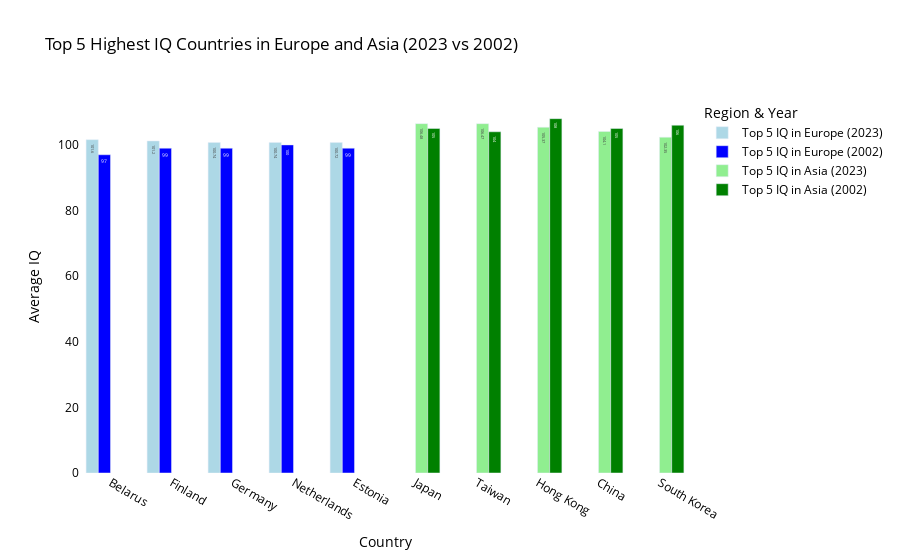

Notebook source saved alongside this figure:
### Markdown cell above
Top IQ Countries:
Japan (106.48) and Taiwan (106.47) now lead, while Hong Kong and Singapore saw slight declines.
South Korea dropped out of the top 5, replaced by Taiwan.
Lowest IQ Countries:

IQ scores at the lower end have declined significantly.
Sierra Leone and Liberia (45.07) now have the lowest IQs, a sharp drop from 2002’s lowest (62).

### Code cell
# Filter Top-5 for Europe and Asia
df_europe_2023 = df[df['Continent'] == 'Europe'].nlargest(5, AverageIQColName)
df_asia_2023 = df[df['Continent'] == 'Asia'].nlargest(5, AverageIQColName)

# Compare with 2002
df_europe_2002 = df_2002[df_2002[CountryColName].isin(df_europe_2023[CountryColName])]
df_asia_2002 = df_2002[df_2002[CountryColName].isin(df_asia_2023[CountryColName])]

fig = go.Figure()

# Top-5 IQ in Europe (2023)
fig.add_trace(go.Bar(
    x=df_europe_2023[CountryColName],
    y=df_europe_2023[AverageIQColName],
    name='Top 5 IQ in Europe (2023)',
    marker=dict(color='lightblue'),
    text=df_europe_2023[AverageIQColName],  
    hoverinfo='text+y'
))

# Top-5 IQ in Europe (2002)
fig.add_trace(go.Bar(
    x=df_europe_2002[CountryColName],
    y=df_europe_2002[AverageIQColName],
    name='Top 5 IQ in Europe (2002)',
    marker=dict(color='blue'),
    text=df_europe_2002[AverageIQColName],  
    hoverinfo='text+y'
))

# Top-5 in Asia (2023)
fig.add_trace(go.Bar(
    x=df_asia_2023[CountryColName],
    y=df_asia_2023[AverageIQColName],
    name='Top 5 IQ in Asia (2023)',
    marker=dict(color='Lightgreen'),
    text=df_asia_2023[AverageIQColName],  
    hoverinfo='text+y'
))

# Top-5 in Asia (2002)
fig.add_trace(go.Bar(
    x=df_asia_2002[CountryColName],
    y=df_asia_2002[AverageIQColName],
    name='Top 5 IQ in Asia (2002)',
    marker=dict(color='green'),
    text=df_asia_2002[AverageIQColName],  
    hoverinfo='text+y'
))

# Create visualisation
fig.update_layout(
    title="Top 5 Highest IQ Countries in Europe and Asia (2023 vs 2002)",
    xaxis_title=CountryColName,
    yaxis_title=AverageIQColName,
    barmode='group', 
    plot_bgcolor='white',
    paper_bgcolor='white',
    font=dict(color='black'),
    legend_title="Region & Year"
)

pyo.init_notebook_mode(connected=True)
pyo.iplot(fig)

### Figure 1 — Plotly figure (JSON) as saved in the notebook; plotly's stock layout.template omitted (floating-point values rounded to 4 significant figures)
{"data": [{"hoverinfo": "text+y", "marker": {"color": "lightblue"}, "name": "Top 5 IQ in Europe (2023)", "text": [101.6, 101.2, 100.7, 100.7, 100.7], "type": "bar", "x": ["Belarus", "Finland", "Germany", "Netherlands", "Estonia"], "y": [101.6, 101.2, 100.7, 100.7, 100.7]}, {"hoverinfo": "text+y", "marker": {"color": "blue"}, "name": "Top 5 IQ in Europe (2002)", "text": [100.0, 99.0, 99.0, 99.0, 97.0], "type": "bar", "x": ["Netherlands", "Estonia", "Finland", "Germany", "Belarus"], "y": [100, 99, 99, 99, 97]}, {"hoverinfo": "text+y", "marker": {"color": "Lightgreen"}, "name": "Top 5 IQ in Asia (2023)", "text": [106.5, 106.5, 105.4, 104.1, 102.3], "type": "bar", "x": ["Japan", "Taiwan", "Hong Kong", "China", "South Korea"], "y": [106.5, 106.5, 105.4, 104.1, 102.3]}, {"hoverinfo": "text+y", "marker": {"color": "green"}, "name": "Top 5 IQ in Asia (2002)", "text": [108.0, 106.0, 105.0, 105.0, 104.0], "type": "bar", "x": ["Hong Kong", "South Korea", "Japan", "China", "Taiwan"], "y": [108, 106, 105, 105, 104]}], "layout": {"barmode": "group", "font": {"color": "black"}, "legend": {"title": {"text": "Region & Year"}}, "paper_bgcolor": "white", "plot_bgcolor": "white", "title": {"text": "Top 5 Highest IQ Countries in Europe and Asia (2023 vs 2002)"}, "xaxis": {"title": {"text": "Country"}}, "yaxis": {"title": {"text": "Average IQ"}}}}
